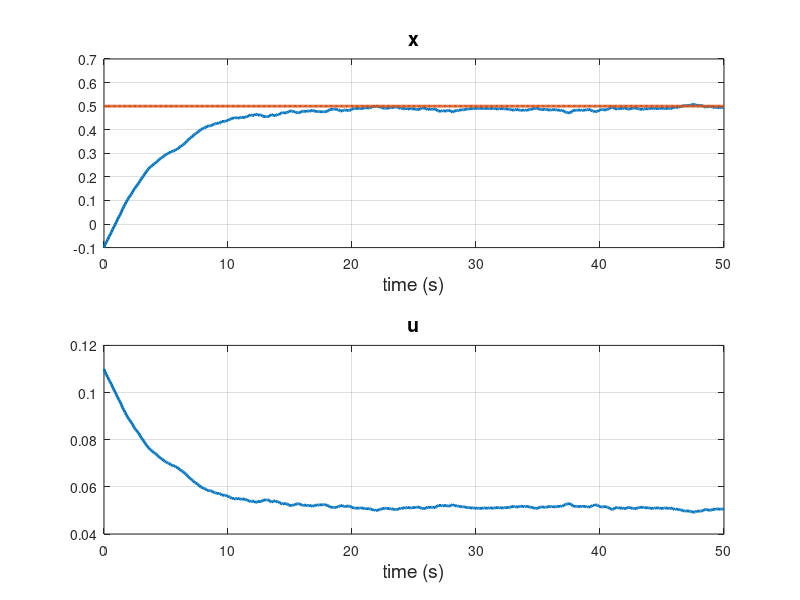

MATLAB code for this plot:
% ExFeedback is compatibel with MATLAB and GNU Octave (www.octave.org).
% This script simulates numerical integration of a 1st-order system with 
% feedback and feedforward control laws. Euler's method is implemented 
% using a for-end loop and the results are stored in a table and plotted.
%
% Continious-time system:    .
%                            x = a * x + b * u + w
% Control law:
%                            u = -k * x + kr * r
% 
% Definitions:               w = white noise
%                            u = control input
%                            x = state
%                            r = reference signal
%
% Author:                    2018-10-21 Thor I. Fossen

%% USER INPUTS
h  = 0.1;               % sample time (s)
N  = 500;               % number of samples

a  = -0.1;              % model parameters
b  = 1.0;

k  = 0.1;               % feedback gain
kr = -(a-b*k)/b;        % steady-state feedforward gain (x_ss = r)

r  = 0.5;               % reference signal (user input)

x = -0.1;               % initial state x(0)

table = zeros(N+1,3);   % table for simulation data

%% FOR LOOP
for i = 1:N+1
   t = (i-1)*h;             % time
   u = -k*x + kr*r;         % control law
   w = 0.02 * randn(1);     % process noise
   x_dot = a*x + b*u + w;   % system model
   
   table(i,:) = [t x u];    % store data in table
   
   x = x + h * x_dot;	    % Euler integration
end

%% PLOT FIGURES
t   = table(:,1);  
x   = table(:,2);  
u   = table(:,3);  

figure(gcf)
subplot(211),plot(t,x,'linewidth',2),xlabel('time (s)'),title('x'),grid
hold on
plot(t,r*ones(N+1,1),'linewidth',2)
hold off
subplot(212),plot(t,u,'linewidth',2),xlabel('time (s)'),title('u'),grid

set(findall(gcf,'type','text'),'FontSize',14)
set(findall(gcf,'type','legend'),'FontSize',14)
set(findall(gcf,'type','line'),'linewidth',2)
